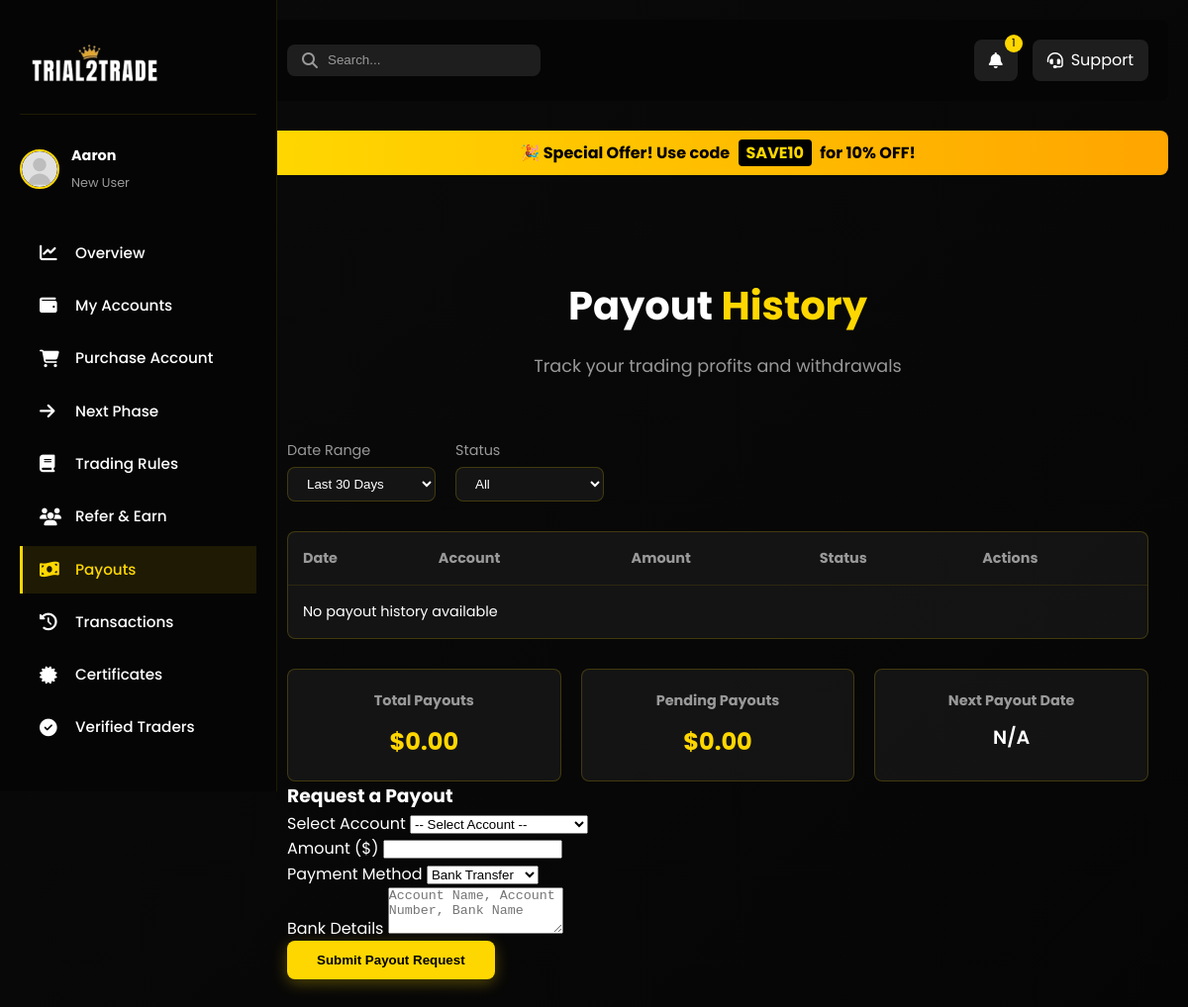
Page /dashboard-payouts/ (signed in) on the earlier database version.
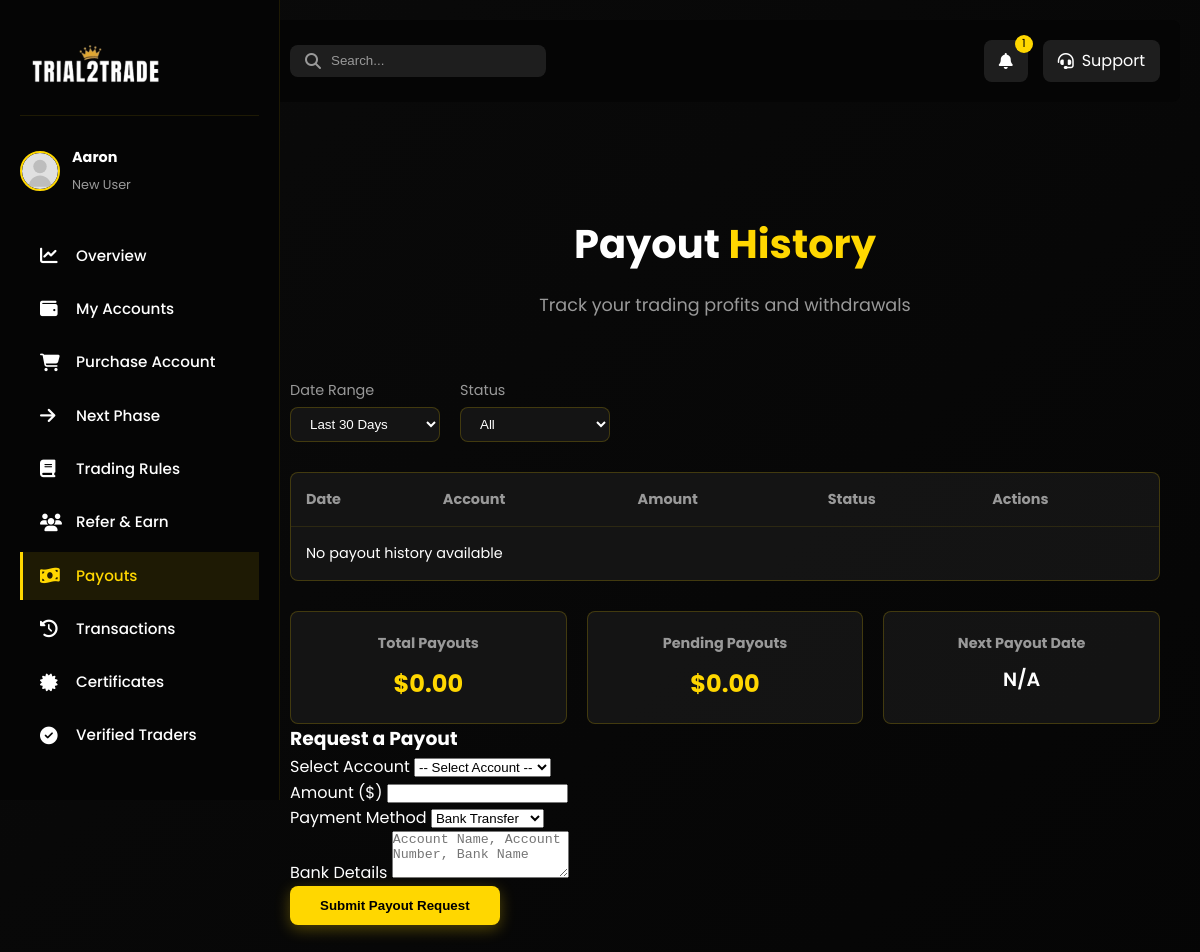
Same page on the later database version.
### main/models.py (models this page shows, shortened)
class DiscountCode(models.Model):
    code = models.CharField(max_length=50, unique=True)
    percentage = models.PositiveIntegerField(default=0)
    is_active = models.BooleanField(default=True)
    created_at = models.DateTimeField(auto_now_add=True)

### main/views.py (the view, shortened to what this page needs)
# urls.py: path('dashboard-payouts/', views.dashboard_payouts, name='dashboard_payouts'),
@login_required(login_url='/login_user')
def dashboard_payouts(request):
    eligible_accounts = MT5Account.objects.filter(user=request.user, status='active')
    payouts = Payout.objects.filter(user=request.user).order_by('-created_at')
    return render(request, 'main/dashboard-payouts.html', {
        'accounts': eligible_accounts,
        'payouts': payouts,
        'global_alert': get_active_global_alert(),
    })

### main/context_processors.py (called while the page is built)
def active_discount_code(request):
    active_code = DiscountCode.objects.filter(is_active=True).order_by('-created_at').first()
    return {'active_discount_code': active_code}

def announcement_count(request):
    count = Announcement.objects.filter(is_published=True).count()
    return {'announcement_count': count}

### main/views.py (called while the page is built)
def get_active_global_alert():
    try:
        from .models import GlobalAlert
        return GlobalAlert.objects.filter(is_active=True).order_by('-created_at').first()
    except Exception:
        return None

### main/templates/main/dashboard-payouts.html (shortened to what the changed rows need)
{% load static %}
<!DOCTYPE html>
<html lang="en">
<head>
    <link rel="stylesheet" href="{% static 'css/style.css' %}">
    <link rel="stylesheet" href="{% static 'css/dashboard.css' %}">
    <link rel="stylesheet" href="{% static 'css/dashboard-nav.css' %}">
    <link rel="stylesheet" href="https://cdnjs.cloudflare.com/ajax/libs/font-awesome/6.4.0/css/all.min.css">
    <link rel="stylesheet" href="{% static 'css/mobile-nav.css' %}">
</head>
<body>
    <main class="dashboard-content">
        <header class="dashboard-header">
            <div class="header-search">
            </div>
            <div class="header-actions">
            </div>
        </header>
        {% if active_discount_code %}
        <div class="discount-banner" style="background: linear-gradient(90deg, #FFD700, #FFA500); color: #000; padding: 10px; text-align: center; font-weight: bold; margin-bottom: 20px; border-radius: 8px; margin-top: 20px;">
            🎉 Special Offer! Use code <span style="background: #000; color: #FFD700; padding: 2px 8px; border-radius: 4px; margin: 0 5px;">{{ active_discount_code.code }}</span> for {{ active_discount_code.percentage }}% OFF!
        </div>
        {% endif %}
        <section class="dashboard-section active">
            <div class="section-header">
                <h2>Payout <span class="highlight">History</span></h2>
            </div>
            <div class="payouts-container">
                <div class="payouts-table">
                    <table>
                        <thead>
                            <tr>
                                <th>Date</th>
                                <th>Account</th>
                                <th>Amount</th>
                                <th>Status</th>
                                <th>Actions</th>
                            </tr>
                        </thead>
                    </table>
                </div>
            </div>
        </section>
    </main>
</body>
</html>

Differences in the rows shown:
removed DiscountCode: code "SAVE10", percentage "10"
Other differences:
text no longer shown: "🎉 Special Offer! Use code for % OFF!"
